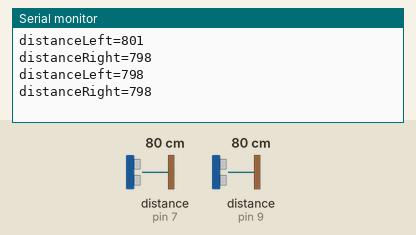
Recording of a sketch running on a simulated Arduino Uno, built with avr-gcc and run on an emulated ATmega328P. Shown: the last lines printed to the serial monitor. Wiring (inferred from the names in the program): 2 × ultrasonic range finder: trigger pin 8, echo pin 7 / trigger pin 10, echo pin 9. The test bench sets the inputs (shaded band); at power-on: distance to the obstacle (sensors on pin 7, pin 9) 80 cm. The echo pulse lasts 58.3 µs per cm.

Above: at 1.8 s.
1.9 s: distance to the obstacle (sensor on pin 7) set to 2 cm
At 2.9 s:
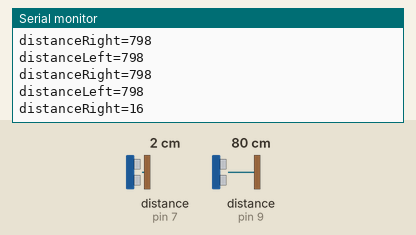
3.4 s: distance to the obstacle (sensor on pin 9) set to 2 cm
At 4.7 s:
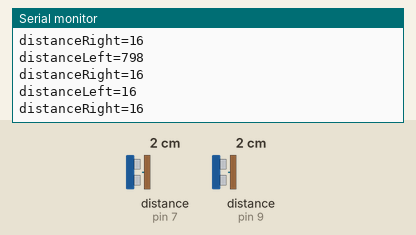
4.9 s: distance to the obstacle (sensor on pin 7) set to 4 cm
At 6.1 s:
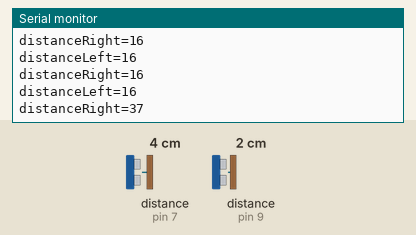
6.4 s: distance to the obstacle (sensor on pin 9) set to 120 cm
At 7.2 s:
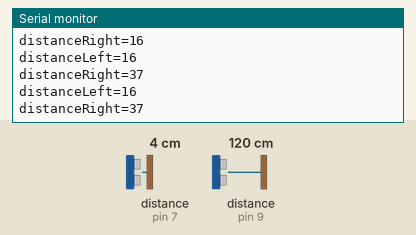
10.6 s: distance to the obstacle (sensor on pin 9) set to 250 cm
At 11.0 s:
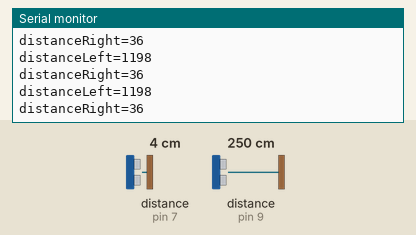
Timing chart, 0 to 13.6 s (numbered marks = the images above; inputs shaded):
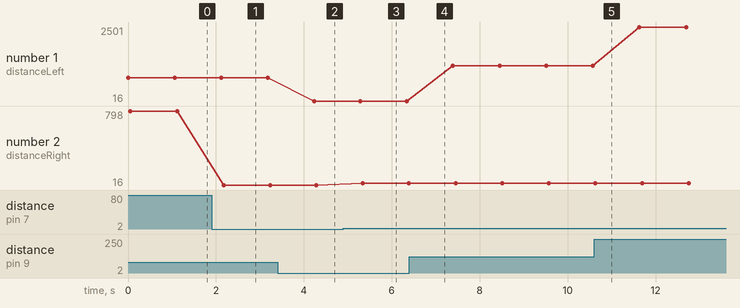

The sketch:

bothHCSR04Sensors.ino
```cpp
// (licence header left out)
unsigned int RightEchoPin = 7;           // connect Pin 2(Arduino digital io) to Echo at US-020
unsigned int RightTrigPin = 8;           // connect Pin 3(Arduino digital io) to Trig at US-020
unsigned int LeftEchoPin = 9;           // connect Pin 2(Arduino digital io) to Echo at US-020
unsigned int LeftTrigPin = 10;           // connect Pin 3(Arduino digital io) to Trig at US-020

unsigned long Len_mm  = 0;
void setup()
{  //Initialize
    Serial.begin(9600);                        //Serial: output result to Serial monitor
    pinMode(LeftEchoPin, INPUT);                    //Set EchoPin as input, to receive measure result from US-020
    pinMode(LeftTrigPin, OUTPUT);                   //Set TrigPin as output, used to send high pusle to trig measurement (>10us)
    pinMode(RightEchoPin, INPUT);                    //Set EchoPin as input, to receive measure result from US-020
    pinMode(RightTrigPin, OUTPUT);                   //Set TrigPin as output, used to send high pusle to trig measurement (>10us)
}

void loop()
{
    Serial.print("distanceLeft=");
    Serial.print(calculateDistance(LeftTrigPin, LeftEchoPin));
    Serial.println("");
    delay(50);
    Serial.print("distanceRight=");
    Serial.print(calculateDistance(RightTrigPin, RightEchoPin));
    Serial.println("");
    delay(1000);                            //take a measurement every second (1000ms)
}

/**
 * calculate the distance to the object.
 * trigPin the trigger pin
 * echoPin the echo pin
 */
int calculateDistance(int trigPin, int echoPin) {
  //set the trigPin to LOW
  digitalWrite(trigPin, LOW);
  delayMicroseconds(2);
  // Sets the trigPin on HIGH state for 10 micro seconds
  digitalWrite(trigPin, HIGH);
  delayMicroseconds(10);
  digitalWrite(trigPin, LOW);
  // Reads the echoPin, returns the sound wave travel time in microseconds
  // Calculating the distance
  unsigned long Time_Echo_us = pulseIn(echoPin, HIGH);  //calculate the pulse width at EchoPin,
    if((Time_Echo_us < 60000) && (Time_Echo_us > 1))     //a valid pulse width should be between (1, 60000).
    {
      return ((Time_Echo_us/2)/29.1)*10;
    } else {
      Serial.println("err");
    }
  return 0;
}
```

Measured:
- after the input at 1.9 s, the serial monitor: prints a new line after 0.28 s (image 1)
- after the input at 3.4 s, the serial monitor: prints a new line after 0.83 s (image 2)
- after the input at 4.9 s, the serial monitor: prints a new line after 0.44 s (image 3)
- plotted number 1: 16 → 1198 after the input at 6.4 s, 1198 → 2501 after the input at 10.6 s
- plotted number 2: 798 → 16 after the input at 1.9 s, 16 → 37 after the input at 4.9 s, 37 → 36 after the input at 6.4 s
